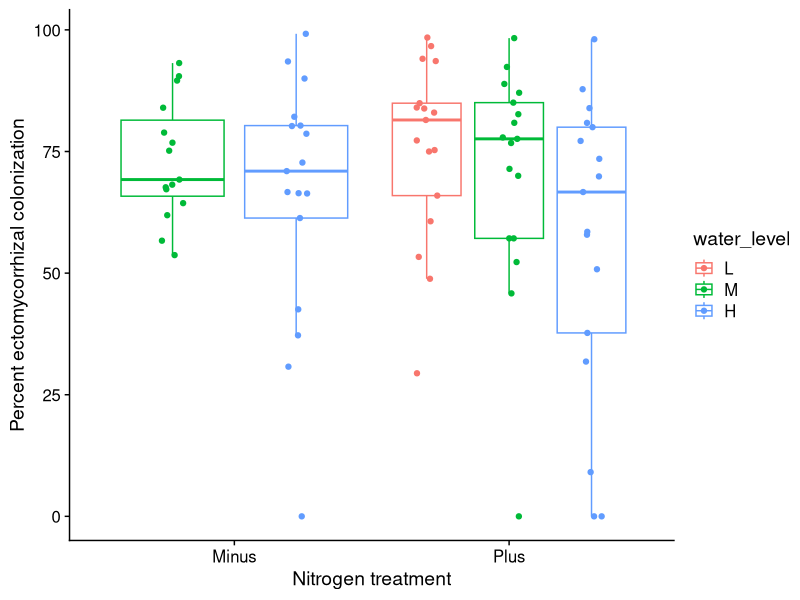
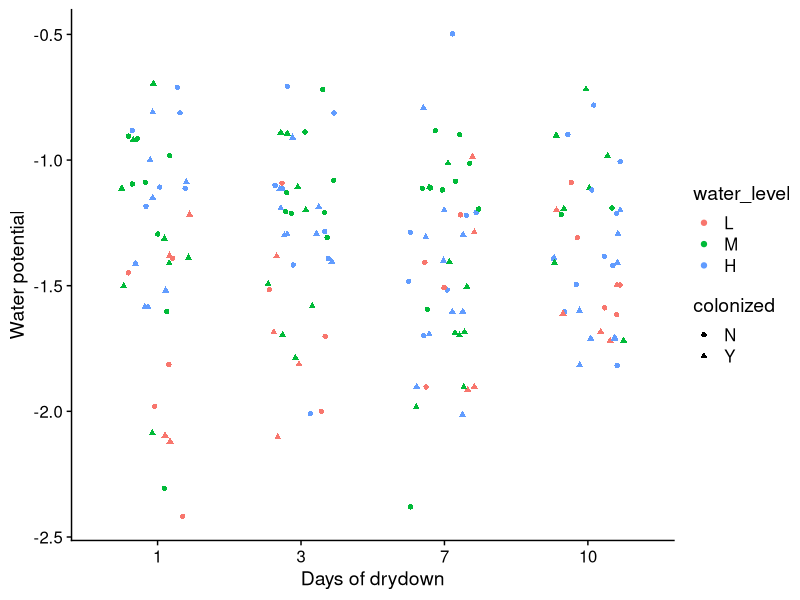
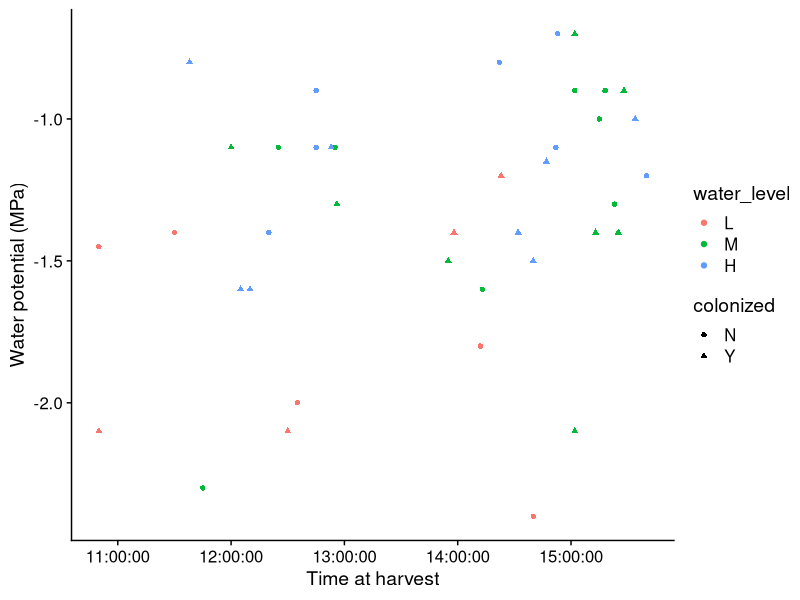
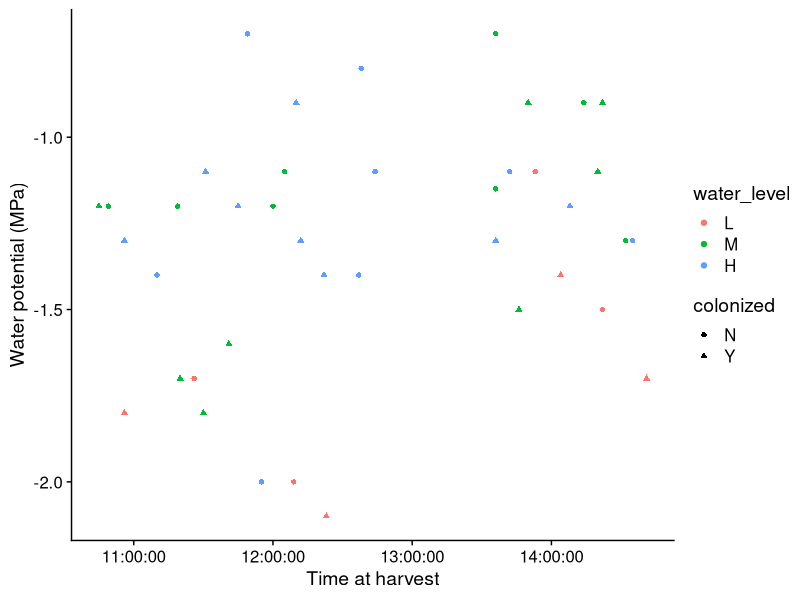
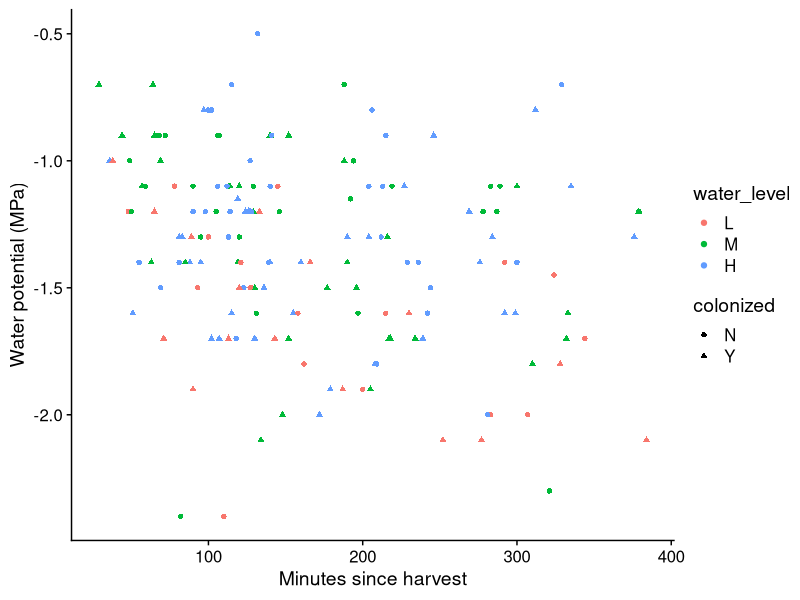
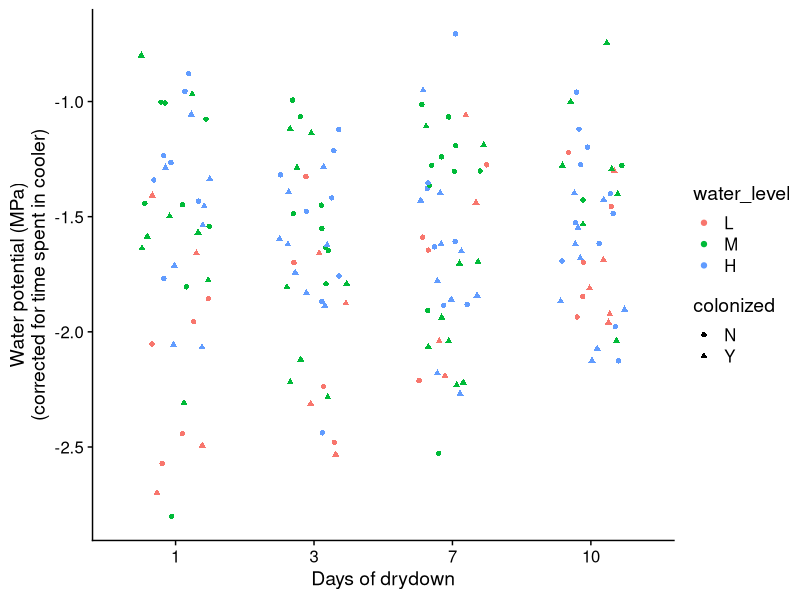

Reproduce these figures in R, in order. (Note: this script raises an error after producing the figures.)
# Making some preliminary figures for the Hebeloma data

library(tidyverse)
library(cowplot)
library(lme4)
library(lmerTest)

fulldata = read_csv("Merged Hebeloma 11Apr2022 OT.csv")

fulldata$percent_col = 100*(fulldata$colonized_tips/fulldata$total_tips)

fulldata$water_level = as.factor(fulldata$water_level)

# Put water levels in correct order for plotting
fulldata$water_level = factor(fulldata$water_level, levels = c("L", "M", "H"))

weird_point = fulldata[fulldata$water_level == "L" & 
                         fulldata$n == "Minus" &
                         fulldata$percent_col <100,]
# I had no plants in this project that were Minus N and also low water.
# what's up with this point?
# Checked original data sheet photo (from 2/14) and found that it was mis-transcribed.
# this is plant HC004

fulldata$n[fulldata$seedling == "HC004"] = "Plus"

fulldata$minutes_in_cooler = difftime(fulldata$approximate_measurement_time,
                                   fulldata$time,
                                   units = "mins")

fulldata$harvest_day = as.factor(fulldata$harvest_day)
fulldata$drydown_day = recode_factor(fulldata$harvest_day,
                              "1" = "1",
                              "2" = "3",
                              "3" = "7",
                              "4" = "10")

# fulldata$drydown_day = numeric(nrow(fulldata))
# for (i in 1:nrow(fulldata)) {
#   if (fulldata$harvest_day[i] == "1") {
#     fulldata$drydown_day[i] = 1
#   } else if (fulldata$harvest_day[i] == "2") {
#     fulldata$drydown_day[i] = 3
#   } else if (fulldata$harvest_day[i] == "3") {
#     fulldata$drydown_day[i] = 7
#   } else if (fulldata$harvest_day[i] == "4") {
#     fulldata$drydown_day[i] = 10
#   }
# }


colonized = subset(fulldata, colonized == "Y")

# Percent colonization by water treatment
ggplot(data = colonized) +
  theme_cowplot() +
  geom_boxplot(outlier.alpha = 0,
               position = position_dodge(0.9),
               aes(x = n, y = percent_col,
                   color = water_level)) +
  geom_point(position = position_jitterdodge(dodge.width = 0.9,
                                             jitter.width = 0.2),
              aes(x = n, y = percent_col,
                  color = water_level)) +
  xlab("Nitrogen treatment") +
  ylab("Percent ectomycorrhizal colonization")

# water potentials
ggplot(data = fulldata) +
  theme_cowplot() +
  geom_jitter(width = 0.25,
              aes(x = drydown_day, y = water_potential_m_pa,
                 color = water_level,
                 shape = colonized)) +
  xlab("Days of drydown") +
  ylab("Water potential")
# Hmm not a lot of variation over time.

# Checking to see if plant water potentials got more negative if the plants sat
# for a long time in the cooler before measurement.

# Let's just check one day at a time, since I think I did days 1 and 2 as
# one big batch and after that I did two measurement batches per day.
# I started measuring on Day 1 around 4PM; similar for day 2.

ggplot(data = subset(fulldata, harvest_day == 1)) +
  theme_cowplot() +
  geom_point(aes(x = time, y = water_potential_m_pa,
                  color = water_level,
                  shape = colonized)) +
  xlab("Time at harvest") +
  ylab("Water potential (MPa)")

# This looks okay to me, although it's possible things got drier as they sat
# (points on the left side are a bit drier)

# What about day 2?

ggplot(data = subset(fulldata, harvest_day == 2)) +
  theme_cowplot() +
  geom_point(aes(x = time, y = water_potential_m_pa,
                 color = water_level,
                 shape = colonized)) +
  xlab("Time at harvest") +
  ylab("Water potential (MPa)")

# Let's look at all days at once:

ggplot(data = fulldata) +
  theme_cowplot() +
  geom_point(aes(x = minutes_in_cooler, 
                 y = water_potential_m_pa,
                 color = water_level,
                 shape = colonized)) +
  xlab("Minutes since harvest") +
  ylab("Water potential (MPa)")

# This is encouraging. I don't see a pattern of drier plants after more time in the cooler.

# Formalizing with stats:

cooler_check = lmer(water_potential_m_pa ~ minutes_in_cooler + (1|colonized) + (1|n) + (1|harvest_day) + (1|water_level), 
                    data = fulldata)
summary(cooler_check)

cooler_check_simpler = lm(water_potential_m_pa ~ minutes_in_cooler, 
                    data = fulldata)
summary(cooler_check_simpler)
# Okay, this is kind of a bummer, but both models agree:
# The longer a shoot spent in the cooler, the drier it was.
# However, the effect size estimate is MINISCULE:
# Plants became 0.001 MPa drier with each minute in the cooler.
# (LME says -0.0015; normal lm says -0.0012.)
# (Similar effect predicted by both models.)
# So, in an hour, we'd see a difference of 0.06 MPa.
# Our absolute longest-sitting samples had sat for almost 400 minutes
# so they may have appeared to be about 0.4 MPa drier than they really were.
# This is good to know, but I don't think it torpedoes our analysis.
# As long as two plants are more than half an MPa different,
# that distinction likely reflects real physiology.

# Would it make sense to correct the water potential estimates with this simple model?

fulldata$corrected_phi = fulldata$water_potential_m_pa - 0.001561*fulldata$minutes_in_cooler

ggplot(data = fulldata) +
  theme_cowplot() +
  geom_jitter(width = 0.25,
              aes(x = drydown_day, 
                  y = corrected_phi,
                  color = water_level,
                  shape = colonized)) +
  xlab("Days of drydown") +
  ylab("Water potential (MPa)\n(corrected for time spent in cooler)")




# Example ggplot code from an old project below:

massplot = ggplot(data = bio_and_col_onlyclean) +
  geom_boxplot(outlier.alpha = 0,
               aes(x = Fungi, y = total_biomass)) +
  geom_jitter(width = 0.20,
              aes(x = Fungi, y = total_biomass)) +
  facet_grid(. ~ N_level, labeller = labeller(N_level = labels)) +
  theme(axis.text.x = element_text(angle = 90, hjust = 1, vjust = 0.5)) +
  ylab("Total plant biomass (g)") +
  theme(plot.margin = unit(c(1,1,1,1), "cm")) +
  geom_text(data = anothertry, aes(x, y, label = labs)) +
  xlab("Fungi on roots at harvest")
